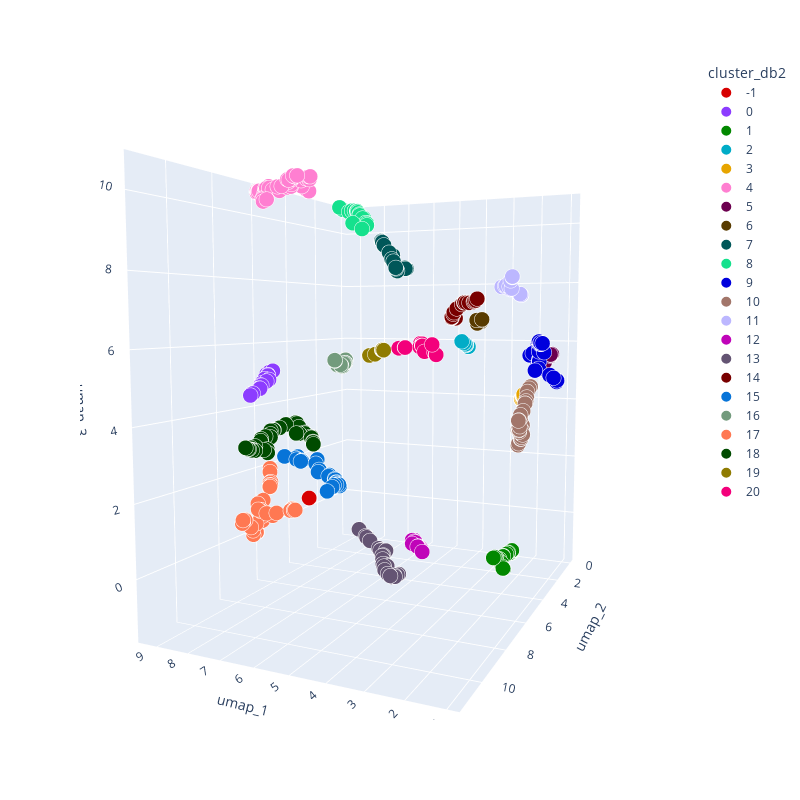

The notebook cell saved with this chart:
### Code cell
df_plot['umap_1'] = u[:,0]
df_plot['umap_2'] = u[:,1]
df_plot['umap_3'] = u[:,2]
df_plot['cluster_db2'] = labels
df_plot['cluster_db2'] = df_plot['cluster_db2'].astype('category')

n=df_plot['cluster_db2'].nunique()
cmap = cc.cm.glasbey_dark
chex = [matplotlib.colors.rgb2hex(cmap(i)) for i in range(n)]
c_order = {'cluster_db2':list(np.r_[-1, 0:labels.max()+1])}

fig = px.scatter_3d(df_plot, x='umap_1', y='umap_2', z='umap_3', size=np.repeat(1, df_plot.shape[0]), size_max=15,
                    hover_name='stn_name',color='cluster_db2',
                    color_discrete_sequence=chex,
                    category_orders=c_order,
                    opacity=1,
                    width=800, height=800)
fig.update_scenes(xaxis_showspikes=False)
fig.update_scenes(yaxis_showspikes=False)
fig.update_scenes(zaxis_showspikes=False)

fig.show()

### Figure 1 — Plotly figure (JSON) as saved in the notebook; plotly's stock layout.template omitted (floating-point values rounded to 4 significant figures)
{"data": [{"hovertemplate": "<b>%{hovertext}</b><br><br>cluster_db2=-1<br>umap_1=%{x}<br>umap_2=%{y}<br>umap_3=%{z}<br>size=%{marker.size}<extra></extra>", "hovertext": ["東澳"], "legendgroup": "-1", "marker": {"color": "#d70000", "opacity": 1, "size": [1], "sizemode": "area", "sizeref": 0.004444, "symbol": "circle"}, "mode": "markers", "name": "-1", "scene": "scene", "showlegend": true, "type": "scatter3d", "x": [7.302], "y": [6.6], "z": [1.355]}, {"hovertemplate": "<b>%{hovertext}</b><br><br>cluster_db2=0<br>umap_1=%{x}<br>umap_2=%{y}<br>umap_3=%{z}<br>size=%{marker.size}<extra></extra>", "hovertext": ["阿里山", "玉山", "雪霸", "雪山圈谷", "審馬陣", "南湖圈谷", "梨山", "桃山", "雪山東峰", "昆陽", "合歡山", "梅峰", "小奇萊", "向陽", "大禹嶺", "多加屯"], "legendgroup": "0", "marker": {"color": "#8c3cff", "opacity": 1, "size": [1, 1, 1, 1, 1, 1, 1, 1, 1, 1, 1, 1, 1, 1, 1, 1], "sizemode": "area", "sizeref": 0.004444, "symbol": "circle"}, "mode": "markers", "name": "0", "scene": "scene", "showlegend": true, "type": "scatter3d", "x": [6.035, 6.231, 5.967, 6.19, 6.08, 6.059, 6.033, 6.219, 5.984, 6.091, 6.07, 6.042, 6.09, 6.105, 5.941, 6.061], "y": [10.64, 11.2, 10.61, 11.16, 11.04, 11.04, 10.72, 11.15, 10.87, 10.96, 10.81, 10.71, 10.92, 10.67, 10.83, 10.97], "z": [5.484, 4.944, 5.511, 4.989, 5.109, 5.103, 5.399, 4.992, 5.269, 5.179, 5.324, 5.417, 5.225, 5.432, 5.307, 5.17]}, {"hovertemplate": "<b>%{hovertext}</b><br><br>cluster_db2=1<br>umap_1=%{x}<br>umap_2=%{y}<br>umap_3=%{z}<br>size=%{marker.size}<extra></extra>", "hovertext": ["新竹", "復興", "梅花", "關西", "峨眉", "打鐵坑", "橫山", "竹東", "香山", "寶山", "新竹市東區", "竹南", "南庄", "大湖", "明德", "馬都安", "頭份", "造橋", "苗栗", "銅鑼", "獅潭", "大河", "高鐵苗栗"], "legendgroup": "1", "marker": {"color": "#028800", "opacity": 1, "size": [1, 1, 1, 1, 1, 1, 1, 1, 1, 1, 1, 1, 1, 1, 1, 1, 1, 1, 1, 1, 1, 1, 1], "sizemode": "area", "sizeref": 0.004444, "symbol": "circle"}, "mode": "markers", "name": "1", "scene": "scene", "showlegend": true, "type": "scatter3d", "x": [2.336, 2.317, 2.335, 2.629, 2.611, 2.566, 2.515, 2.344, 2.431, 2.58, 2.337, 2.295, 2.487, 2.413, 2.359, 2.362, 2.335, 2.33, 2.343, 2.318, 2.419, 2.423, 2.274], "y": [1.731, 2.683, 2.701, 2.811, 2.753, 2.701, 2.663, 1.809, 2.377, 2.742, 1.729, 1.862, 2.614, 2.644, 2.266, 2.685, 1.777, 2.203, 1.749, 2.166, 2.417, 2.414, 1.885], "z": [-1.063, -1.329, -1.317, -0.9741, -0.9625, -0.9943, -1.065, -1.037, -1.0, -1.002, -1.062, -0.9663, -1.05, -1.156, -0.9655, -1.272, -1.046, -0.9397, -1.066, -0.9333, -1.007, -1.008, -0.9319]}, {"hovertemplate": "<b>%{hovertext}</b><br><br>cluster_db2=2<br>umap_1=%{x}<br>umap_2=%{y}<br>umap_3=%{z}<br>size=%{marker.size}<extra></extra>", "hovertext": ["中埔", "竹崎", "番路", "嘉義梅山", "王爺宮", "鹿寮"], "legendgroup": "2", "marker": {"color": "#00acc7", "opacity": 1, "size": [1, 1, 1, 1, 1, 1], "sizemode": "area", "sizeref": 0.004444, "symbol": "circle"}, "mode": "markers", "name": "2", "scene": "scene", "showlegend": true, "type": "scatter3d", "x": [2.236, 2.254, 2.242, 2.193, 2.331, 2.288], "y": [6.872, 6.89, 6.877, 6.818, 6.965, 6.923], "z": [6.082, 6.101, 6.088, 6.034, 6.179, 6.134]}, {"hovertemplate": "<b>%{hovertext}</b><br><br>cluster_db2=3<br>umap_1=%{x}<br>umap_2=%{y}<br>umap_3=%{z}<br>size=%{marker.size}<extra></extra>", "hovertext": ["臺中", "大坑", "大里", "潭子", "烏日", "西屯", "南屯", "社頭", "草屯", "南投"], "legendgroup": "3", "marker": {"color": "#e7a500", "opacity": 1, "size": [1, 1, 1, 1, 1, 1, 1, 1, 1, 1], "sizemode": "area", "sizeref": 0.004444, "symbol": "circle"}, "mode": "markers", "name": "3", "scene": "scene", "showlegend": true, "type": "scatter3d", "x": [2.477, 2.541, 2.466, 2.508, 2.422, 2.563, 2.439, 2.457, 2.448, 2.448], "y": [0.02163, -0.03442, 0.02992, -0.00402, 0.1019, -0.06067, 0.06091, 0.03765, 0.04794, 0.04824], "z": [4.042, 3.965, 4.052, 4.003, 4.139, 3.952, 4.083, 4.06, 4.069, 4.068]}, {"hovertemplate": "<b>%{hovertext}</b><br><br>cluster_db2=4<br>umap_1=%{x}<br>umap_2=%{y}<br>umap_3=%{z}<br>size=%{marker.size}<extra></extra>", "hovertext": ["臺南", "永康", "高雄", "三地門", "鹽埔", "屏東", "赤山", "潮州", "來義", "春日", "琉球嶼", "高樹", "長治", "九如", "萬丹", "崁頂", "林邊", "佳冬", "新埤", "新園", "麟洛", "南州", "里港", "東港", "竹田", "月眉", "美濃", "溪埔", "阿公店", "鳳山", "鳳森", "新興", "旗津", "阿蓮", "梓官", "永安", "茄萣", "湖內", "彌陀", "岡山", "楠梓", "仁武", "鼓山", "三民", "苓雅", "林園", "大寮", "旗山", "路竹", "橋頭", "大社", "萬山", "左營", "臺南市北區", "臺南市南區", "仁德", "關廟", "安平"], "legendgroup": "4", "marker": {"color": "#ff7fd1", "opacity": 1, "size": [1, 1, 1, 1, 1, 1, 1, 1, 1, 1, 1, 1, 1, 1, 1, 1, 1, 1, 1, 1, 1, 1, 1, 1, 1, 1, 1, 1, 1, 1, 1, 1, 1, 1, 1, 1, 1, 1, 1, 1, 1, 1, 1, 1, 1, 1, 1, 1, 1, 1, 1, 1, 1, 1, 1, 1, 1, 1], "sizemode": "area", "sizeref": 0.004444, "symbol": "circle"}, "mode": "markers", "name": "4", "scene": "scene", "showlegend": true, "type": "scatter3d", "x": [8.665, 8.619, 7.841, 6.435, 6.686, 6.536, 6.213, 6.746, 6.179, 6.548, 7.786, 6.518, 6.583, 6.755, 7.007, 6.918, 7.076, 7.017, 7.039, 6.687, 6.813, 7.007, 6.756, 7.028, 6.912, 6.21, 6.293, 6.657, 8.176, 7.591, 6.603, 7.936, 8.017, 6.657, 8.046, 8.081, 8.574, 8.487, 8.119, 7.895, 7.934, 7.886, 7.957, 7.91, 7.93, 7.72, 7.274, 6.457, 8.133, 7.899, 7.759, 6.805, 8.059, 8.638, 8.524, 8.535, 6.858, 8.579], "y": [7.155, 7.2, 8.071, 8.567, 8.591, 8.551, 8.333, 7.8, 8.323, 8.591, 7.368, 8.571, 8.536, 8.493, 8.135, 7.532, 7.419, 7.449, 7.419, 7.629, 8.229, 7.449, 8.541, 8.602, 8.587, 8.309, 8.343, 8.488, 7.488, 7.963, 7.661, 7.95, 7.652, 7.618, 7.472, 7.457, 7.228, 7.296, 7.447, 7.829, 7.797, 7.826, 7.546, 7.995, 7.965, 8.08, 8.113, 8.335, 7.494, 7.799, 7.885, 8.47, 7.627, 7.178, 7.282, 7.253, 8.198, 7.23], "z": [10.5, 10.52, 10.05, 10.58, 10.48, 10.57, 10.58, 10.43, 10.58, 10.59, 10.55, 10.57, 10.54, 10.45, 10.37, 10.53, 10.59, 10.58, 10.61, 10.35, 10.43, 10.57, 10.51, 10.33, 10.34, 10.51, 10.53, 10.51, 10.38, 10.37, 10.31, 10.16, 10.39, 10.32, 10.57, 10.54, 10.51, 10.49, 10.54, 10.41, 10.4, 10.45, 10.43, 10.12, 10.15, 10.1, 10.3, 10.49, 10.53, 10.46, 10.44, 10.48, 10.48, 10.46, 10.44, 10.5, 10.38, 10.49]}, {"hovertemplate": "<b>%{hovertext}</b><br><br>cluster_db2=5<br>umap_1=%{x}<br>umap_2=%{y}<br>umap_3=%{z}<br>size=%{marker.size}<extra></extra>", "hovertext": ["鹿港", "二林", "福興", "秀水", "埔鹽", "埔心", "埤頭", "芳苑"], "legendgroup": "5", "marker": {"color": "#6c004f", "opacity": 1, "size": [1, 1, 1, 1, 1, 1, 1, 1], "sizemode": "area", "sizeref": 0.004444, "symbol": "circle"}, "mode": "markers", "name": "5", "scene": "scene", "showlegend": true, "type": "scatter3d", "x": [1.612, 1.412, 1.763, 1.758, 1.422, 1.782, 1.376, 1.404], "y": [0.4963, 0.5155, 0.4094, 0.4121, 0.492, 0.3993, 0.4785, 0.5053], "z": [5.31, 5.569, 5.103, 5.107, 5.521, 5.07, 5.584, 5.552]}, {"hovertemplate": "<b>%{hovertext}</b><br><br>cluster_db2=6<br>umap_1=%{x}<br>umap_2=%{y}<br>umap_3=%{z}<br>size=%{marker.size}<extra></extra>", "hovertext": ["梧棲", "三重", "苑裡", "大安", "清水", "龍井", "大雅(中科園區)", "伸港", "線西"], "legendgroup": "6", "marker": {"color": "#583b00", "opacity": 1, "size": [1, 1, 1, 1, 1, 1, 1, 1, 1], "sizemode": "area", "sizeref": 0.004444, "symbol": "circle"}, "mode": "markers", "name": "6", "scene": "scene", "showlegend": true, "type": "scatter3d", "x": [4.081, 4.059, 3.989, 4.071, 3.945, 3.951, 3.972, 3.906, 3.959], "y": [0.3558, 0.1811, 0.2624, 0.3244, 0.283, 0.2767, 0.2435, 0.3027, 0.2515], "z": [6.717, 6.637, 6.669, 6.606, 6.731, 6.739, 6.651, 6.746, 6.726]}, {"hovertemplate": "<b>%{hovertext}</b><br><br>cluster_db2=7<br>umap_1=%{x}<br>umap_2=%{y}<br>umap_3=%{z}<br>size=%{marker.size}<extra></extra>", "hovertext": ["日月潭", "中坑", "神木村", "廬山", "鳳凰", "仁愛", "萬大林道", "草嶺", "奮起湖", "里佳", "達邦", "尾寮山", "阿禮", "瑪家", "舊泰武", "復興"], "legendgroup": "7", "marker": {"color": "#005759", "opacity": 1, "size": [1, 1, 1, 1, 1, 1, 1, 1, 1, 1, 1, 1, 1, 1, 1, 1], "sizemode": "area", "sizeref": 0.004444, "symbol": "circle"}, "mode": "markers", "name": "7", "scene": "scene", "showlegend": true, "type": "scatter3d", "x": [3.853, 3.767, 3.646, 3.516, 3.815, 3.546, 3.533, 3.82, 3.662, 3.657, 3.924, 4.133, 4.071, 4.117, 4.15, 4.079], "y": [8.1, 8.247, 8.276, 7.985, 8.231, 8.009, 8.009, 8.234, 8.339, 8.321, 8.169, 8.161, 8.176, 8.169, 8.161, 8.177], "z": [8.432, 8.263, 8.013, 8.085, 8.319, 8.107, 8.084, 8.324, 8.095, 8.073, 8.502, 8.796, 8.696, 8.776, 8.812, 8.692]}, {"hovertemplate": "<b>%{hovertext}</b><br><br>cluster_db2=8<br>umap_1=%{x}<br>umap_2=%{y}<br>umap_3=%{z}<br>size=%{marker.size}<extra></extra>", "hovertext": ["馬頭山", "茶山", "表湖", "曾文", "北寮", "大內", "善化", "玉井", "崎頂", "虎頭埤", "新市", "媽廟", "甲仙", "內門", "古亭坑", "六龜", "小林", "山上", "左鎮", "關子嶺"], "legendgroup": "8", "marker": {"color": "#15e18d", "opacity": 1, "size": [1, 1, 1, 1, 1, 1, 1, 1, 1, 1, 1, 1, 1, 1, 1, 1, 1, 1, 1, 1], "sizemode": "area", "sizeref": 0.004444, "symbol": "circle"}, "mode": "markers", "name": "8", "scene": "scene", "showlegend": true, "type": "scatter3d", "x": [4.635, 4.589, 4.684, 4.785, 5.036, 5.681, 5.645, 5.011, 5.24, 5.355, 5.685, 5.709, 4.756, 4.888, 4.976, 4.852, 4.931, 5.64, 5.128, 4.603], "y": [8.099, 8.13, 8.219, 7.927, 7.816, 7.488, 7.471, 7.84, 7.716, 7.662, 7.49, 7.541, 8.04, 7.955, 7.875, 8.022, 8.276, 7.495, 7.763, 8.098], "z": [9.306, 9.238, 9.137, 9.46, 9.661, 9.797, 9.775, 9.656, 9.697, 9.678, 9.796, 9.833, 9.433, 9.554, 9.621, 9.518, 9.293, 9.776, 9.683, 9.282]}, {"hovertemplate": "<b>%{hovertext}</b><br><br>cluster_db2=9<br>umap_1=%{x}<br>umap_2=%{y}<br>umap_3=%{z}<br>size=%{marker.size}<extra></extra>", "hovertext": ["員林", "溪湖", "溪州", "大城", "竹塘", "田尾", "北斗", "崙背", "四湖", "土庫", "北港", "西螺", "褒忠", "二崙", "大埤", "斗南", "莿桐", "元長", "水林", "雲林東勢", "臺西", "蔦松", "高鐵雲林", "溪口", "六腳"], "legendgroup": "9", "marker": {"color": "#0000dd", "opacity": 1, "size": [1, 1, 1, 1, 1, 1, 1, 1, 1, 1, 1, 1, 1, 1, 1, 1, 1, 1, 1, 1, 1, 1, 1, 1, 1], "sizemode": "area", "sizeref": 0.004444, "symbol": "circle"}, "mode": "markers", "name": "9", "scene": "scene", "showlegend": true, "type": "scatter3d", "x": [0.9872, 1.076, 1.567, 1.4, 1.556, 0.9672, 0.9746, 1.574, 1.414, 1.575, 1.507, 1.554, 1.779, 1.751, 1.656, 1.629, 1.653, 1.533, 1.478, 1.557, 1.876, 1.487, 1.203, 1.589, 1.477], "y": [1.425, 1.486, 1.453, 1.491, 1.484, 1.42, 1.424, 1.48, 1.678, 1.472, 1.605, 1.543, 1.49, 1.41, 1.34, 1.397, 1.643, 1.526, 1.607, 1.551, 1.476, 1.58, 1.499, 1.434, 1.669], "z": [4.723, 4.857, 5.45, 5.68, 5.379, 4.771, 4.769, 5.387, 5.981, 5.705, 5.981, 5.147, 5.645, 5.517, 5.864, 5.818, 5.091, 5.936, 5.965, 6.033, 5.574, 5.948, 4.945, 5.874, 5.999]}, {"hovertemplate": "<b>%{hovertext}</b><br><br>cluster_db2=10<br>umap_1=%{x}<br>umap_2=%{y}<br>umap_3=%{z}<br>size=%{marker.size}<extra></extra>", "hovertext": ["後龍", "通霄", "卓蘭", "西湖", "大肚", "石岡", "東勢", "大甲", "中竹林", "神岡", "后里", "豐原", "外埔", "新社", "芬園", "高鐵彰化", "二水", "埔里", "中寮", "信義", "竹山", "水里", "魚池", "集集", "名間", "國姓", "虎尾", "斗六", "林內", "古坑", "棋山"], "legendgroup": "10", "marker": {"color": "#a2766a", "opacity": 1, "size": [1, 1, 1, 1, 1, 1, 1, 1, 1, 1, 1, 1, 1, 1, 1, 1, 1, 1, 1, 1, 1, 1, 1, 1, 1, 1, 1, 1, 1, 1, 1], "sizemode": "area", "sizeref": 0.004444, "symbol": "circle"}, "mode": "markers", "name": "10", "scene": "scene", "showlegend": true, "type": "scatter3d", "x": [2.156, 2.029, 2.012, 2.127, 1.989, 2.043, 1.998, 2.008, 1.974, 1.988, 1.992, 2.016, 1.938, 2.014, 1.996, 2.008, 1.813, 1.924, 1.915, 1.94, 1.809, 1.971, 1.946, 1.866, 1.939, 1.928, 1.773, 1.736, 1.817, 1.831, 1.831], "y": [1.747, 1.881, 2.157, 1.785, 1.943, 2.176, 2.191, 1.913, 2.244, 1.933, 1.938, 1.859, 1.989, 2.186, 1.812, 1.771, 1.973, 2.359, 2.359, 2.497, 2.136, 2.125, 2.516, 2.254, 1.976, 2.316, 1.909, 1.857, 2.01, 2.155, 2.156], "z": [2.609, 2.842, 3.116, 2.676, 2.915, 3.178, 3.196, 2.858, 3.305, 2.934, 3.016, 3.154, 3.006, 3.172, 3.294, 3.299, 4.416, 3.692, 3.604, 3.539, 4.121, 3.59, 3.527, 3.812, 3.802, 3.66, 4.517, 4.581, 4.236, 4.051, 4.045]}, {"hovertemplate": "<b>%{hovertext}</b><br><br>cluster_db2=11<br>umap_1=%{x}<br>umap_2=%{y}<br>umap_3=%{z}<br>size=%{marker.size}<extra></extra>", "hovertext": ["嘉義", "朴子", "大林", "太保", "水上", "嘉義市東區", "民雄", "鹿草", "新港", "安南", "東河", "麻豆", "官田", "西港", "安定", "白河", "新營", "後壁"], "legendgroup": "11", "marker": {"color": "#bcb7ff", "opacity": 1, "size": [1, 1, 1, 1, 1, 1, 1, 1, 1, 1, 1, 1, 1, 1, 1, 1, 1, 1], "sizemode": "area", "sizeref": 0.004444, "symbol": "circle"}, "mode": "markers", "name": "11", "scene": "scene", "showlegend": true, "type": "scatter3d", "x": [1.841, 2.195, 1.618, 1.648, 2.004, 1.907, 1.666, 1.883, 1.628, 1.687, 2.062, 1.697, 1.786, 1.689, 1.685, 2.017, 1.911, 2.066], "y": [3.896, 3.73, 3.607, 3.634, 3.819, 3.802, 3.64, 3.817, 3.614, 4.379, 3.83, 4.342, 4.208, 4.363, 4.376, 3.879, 3.893, 3.833], "z": [7.679, 7.738, 7.49, 7.516, 7.713, 7.656, 7.521, 7.665, 7.496, 8.009, 7.752, 7.989, 7.9, 8.001, 8.007, 7.772, 7.733, 7.758]}, {"hovertemplate": "<b>%{hovertext}</b><br><br>cluster_db2=12<br>umap_1=%{x}<br>umap_2=%{y}<br>umap_3=%{z}<br>size=%{marker.size}<extra></extra>", "hovertext": ["鶯歌", "林口", "大園", "觀音", "蘆竹", "大溪", "平鎮", "楊梅", "龍潭", "龜山", "中壢"], "legendgroup": "12", "marker": {"color": "#c004b9", "opacity": 1, "size": [1, 1, 1, 1, 1, 1, 1, 1, 1, 1, 1], "sizemode": "area", "sizeref": 0.004444, "symbol": "circle"}, "mode": "markers", "name": "12", "scene": "scene", "showlegend": true, "type": "scatter3d", "x": [3.459, 3.297, 3.173, 3.303, 3.278, 3.416, 3.445, 3.263, 3.492, 3.394, 3.24], "y": [7.664, 7.684, 7.654, 7.64, 7.654, 7.61, 7.567, 7.637, 7.589, 7.607, 7.623], "z": [0.6793, 0.6219, 0.4847, 0.6211, 0.594, 0.7323, 0.7548, 0.5844, 0.754, 0.7118, 0.5829]}, {"hovertemplate": "<b>%{hovertext}</b><br><br>cluster_db2=13<br>umap_1=%{x}<br>umap_2=%{y}<br>umap_3=%{z}<br>size=%{marker.size}<extra></extra>", "hovertext": ["板橋", "淡水", "臺北", "山佳", "社子", "天母", "士林", "內湖", "三峽", "信義", "文山", "新莊", "八里", "蘆洲", "土城", "中和", "永和", "平等", "松山", "深坑", "五股", "屈尺", "石牌", "桃園", "八德", "大溪永福"], "legendgroup": "13", "marker": {"color": "#645473", "opacity": 1, "size": [1, 1, 1, 1, 1, 1, 1, 1, 1, 1, 1, 1, 1, 1, 1, 1, 1, 1, 1, 1, 1, 1, 1, 1, 1, 1], "sizemode": "area", "sizeref": 0.004444, "symbol": "circle"}, "mode": "markers", "name": "13", "scene": "scene", "showlegend": true, "type": "scatter3d", "x": [4.055, 3.601, 3.942, 4.3, 3.666, 3.648, 3.712, 3.939, 4.305, 4.185, 4.736, 4.002, 3.571, 3.755, 4.375, 4.132, 4.0, 5.129, 3.814, 4.918, 4.897, 4.884, 3.75, 4.166, 4.141, 4.888], "y": [8.283, 8.35, 8.415, 7.895, 8.392, 8.408, 8.433, 8.258, 7.91, 8.048, 7.673, 8.252, 8.327, 8.469, 7.86, 8.138, 8.341, 7.568, 8.495, 7.571, 7.525, 7.582, 8.479, 8.026, 7.898, 7.534], "z": [0.2161, -0.006664, 0.09834, 0.4622, -0.01825, -0.04428, -0.05362, 0.1628, 0.4536, 0.3536, 0.6124, 0.2019, 0.01025, -0.01275, 0.4906, 0.2911, 0.1708, 0.8671, 0.03772, 0.6983, 0.6658, 0.6682, -0.01609, 0.3658, 0.4643, 0.6634]}, {"hovertemplate": "<b>%{hovertext}</b><br><br>cluster_db2=14<br>umap_1=%{x}<br>umap_2=%{y}<br>umap_3=%{z}<br>size=%{marker.size}<extra></extra>", "hovertext": ["金門", "東吉島", "澎湖", "馬祖", "宜梧", "東後寮", "東石", "布袋", "東莒", "西嶼", "花嶼", "金沙", "金寧", "烏坵", "東引", "下營", "佳里", "學甲", "鹽水", "將軍", "北門", "七股"], "legendgroup": "14", "marker": {"color": "#790000", "opacity": 1, "size": [1, 1, 1, 1, 1, 1, 1, 1, 1, 1, 1, 1, 1, 1, 1, 1, 1, 1, 1, 1, 1, 1], "sizemode": "area", "sizeref": 0.004444, "symbol": "circle"}, "mode": "markers", "name": "14", "scene": "scene", "showlegend": true, "type": "scatter3d", "x": [4.336, 4.127, 3.81, 4.324, 3.714, 3.217, 3.803, 3.735, 4.306, 4.164, 4.003, 4.339, 4.329, 4.272, 4.323, 3.287, 3.373, 3.646, 3.338, 3.651, 3.656, 3.536], "y": [1.872, 2.609, 2.72, 2.265, 2.749, 2.966, 2.698, 2.741, 2.32, 2.553, 2.676, 1.875, 1.872, 2.394, 2.273, 2.904, 2.85, 2.723, 2.877, 2.732, 2.748, 2.807], "z": [6.786, 6.978, 7.237, 6.796, 7.295, 7.406, 7.258, 7.293, 6.81, 6.929, 7.101, 6.783, 6.789, 6.835, 6.797, 7.351, 7.311, 7.296, 7.34, 7.29, 7.285, 7.283]}, {"hovertemplate": "<b>%{hovertext}</b><br><br>cluster_db2=15<br>umap_1=%{x}<br>umap_2=%{y}<br>umap_3=%{z}<br>size=%{marker.size}<extra></extra>", "hovertext": ["基隆", "蘇澳", "宜蘭", "汐止", "七堵", "天祥", "鯉魚潭", "西林", "光復", "和中", "水璉", "豐濱", "靜浦", "礁溪", "南澳", "五結", "頭城", "三星", "內城", "冬山", "羅東", "大福", "員山", "舞鶴", "富源"], "legendgroup": "15", "marker": {"color": "#0774d8", "opacity": 1, "size": [1, 1, 1, 1, 1, 1, 1, 1, 1, 1, 1, 1, 1, 1, 1, 1, 1, 1, 1, 1, 1, 1, 1, 1, 1], "sizemode": "area", "sizeref": 0.004444, "symbol": "circle"}, "mode": "markers", "name": "15", "scene": "scene", "showlegend": true, "type": "scatter3d", "x": [6.754, 6.514, 6.698, 6.65, 6.637, 8.409, 8.056, 8.1, 7.888, 7.452, 8.058, 7.278, 7.273, 7.445, 6.899, 6.569, 6.912, 6.673, 6.574, 6.497, 6.618, 6.605, 6.605, 7.882, 7.91], "y": [6.464, 6.162, 6.076, 6.337, 6.257, 6.199, 6.064, 6.047, 6.023, 5.824, 5.981, 6.08, 6.024, 5.927, 6.048, 6.166, 6.083, 6.093, 6.211, 6.141, 6.144, 6.168, 6.146, 6.038, 6.055], "z": [1.585, 1.751, 1.896, 1.701, 1.741, 2.489, 2.397, 2.429, 2.372, 2.401, 2.475, 2.065, 2.127, 2.29, 1.993, 1.762, 1.966, 1.88, 1.752, 1.709, 1.81, 1.793, 1.813, 2.355, 2.345]}, {"hovertemplate": "<b>%{hovertext}</b><br><br>cluster_db2=16<br>umap_1=%{x}<br>umap_2=%{y}<br>umap_3=%{z}<br>size=%{marker.size}<extra></extra>", "hovertext": ["花蓮", "大武", "恆春", "成功", "臺東", "牡丹", "貓鼻頭", "墾雷", "墾丁", "東河", "南田", "金峰嘉蘭", "延平", "石寧山", "山豬窟", "檳榔四格山", "瑞和", "土坂", "富里", "吉安光華", "卓溪", "新城", "富世"], "legendgroup": "16", "marker": {"color": "#739b7d", "opacity": 1, "size": [1, 1, 1, 1, 1, 1, 1, 1, 1, 1, 1, 1, 1, 1, 1, 1, 1, 1, 1, 1, 1, 1, 1], "sizemode": "area", "sizeref": 0.004444, "symbol": "circle"}, "mode": "markers", "name": "16", "scene": "scene", "showlegend": true, "type": "scatter3d", "x": [7.582, 7.598, 7.641, 7.58, 7.522, 7.944, 7.639, 7.641, 7.865, 7.58, 7.586, 8.165, 8.334, 7.872, 7.949, 8.278, 8.233, 8.042, 8.255, 7.744, 8.279, 7.857, 7.828], "y": [3.892, 3.964, 4.267, 3.944, 3.878, 2.935, 4.285, 4.281, 3.164, 3.951, 3.942, 2.824, 2.771, 3.1, 2.915, 2.807, 2.848, 2.872, 2.823, 3.556, 2.891, 3.278, 3.355], "z": [5.237, 5.255, 5.403, 5.239, 5.292, 5.363, 5.422, 5.414, 5.271, 5.219, 5.236, 5.267, 5.206, 5.27, 5.37, 5.206, 5.215, 5.342, 5.21, 5.179, 5.169, 5.213, 5.196]}, {"hovertemplate": "<b>%{hovertext}</b><br><br>cluster_db2=17<br>umap_1=%{x}<br>umap_2=%{y}<br>umap_3=%{z}<br>size=%{marker.size}<extra></extra>", "hovertext": ["鞍部", "竹子湖", "坪林", "四堵", "泰平", "福山", "桶後", "石碇", "火燒寮", "瑞芳", "大坪", "五指山", "福隆", "雙溪", "富貴角", "三和", "金山", "大屯山", "三芝", "五分山", "福山植物園", "月眉山", "水源", "大坑", "鳳林山", "加路蘭山", "雙連埤", "玉蘭", "龜山島", "大礁溪", "鶯子嶺", "坪林石牌", "土場", "西德山", "西帽山", "樟樹山", "桃源谷", "和平林道", "蕃薯寮"], "legendgroup": "17", "marker": {"color": "#ff7852", "opacity": 1, "size": [1, 1, 1, 1, 1, 1, 1, 1, 1, 1, 1, 1, 1, 1, 1, 1, 1, 1, 1, 1, 1, 1, 1, 1, 1, 1, 1, 1, 1, 1, 1, 1, 1, 1, 1, 1, 1, 1, 1], "sizemode": "area", "sizeref": 0.004444, "symbol": "circle"}, "mode": "markers", "name": "17", "scene": "scene", "showlegend": true, "type": "scatter3d", "x": [8.82, 8.774, 8.901, 8.821, 8.3, 8.896, 8.823, 8.829, 8.656, 7.712, 8.138, 8.968, 7.691, 7.743, 7.622, 7.733, 7.629, 8.988, 7.587, 8.925, 8.661, 8.554, 8.614, 8.627, 8.605, 8.778, 8.663, 8.661, 8.598, 8.716, 8.971, 8.7, 8.755, 8.654, 8.427, 8.571, 8.929, 8.724, 8.583], "y": [7.485, 7.266, 7.262, 7.179, 7.087, 7.252, 7.172, 7.185, 7.117, 6.897, 7.125, 7.683, 6.903, 6.877, 6.963, 6.976, 6.96, 7.692, 6.95, 7.627, 7.173, 6.781, 6.691, 6.717, 6.692, 7.159, 7.172, 7.106, 6.763, 6.963, 7.675, 7.264, 6.495, 7.221, 7.229, 6.805, 7.61, 6.553, 6.807], "z": [0.495, 0.5653, 0.3303, 0.2718, 0.8154, 0.1985, 0.2596, 0.2658, 0.631, 1.051, 0.926, 0.7428, 1.031, 1.045, 1.017, 1.007, 1.018, 0.6401, 1.034, 0.7311, 0.979, 1.665, 1.758, 1.725, 1.756, 1.156, 0.9182, 0.773, 1.678, 1.23, 0.702, 1.005, 2.136, 0.9596, 0.905, 1.628, 0.7472, 2.036, 1.615]}, {"hovertemplate": "<b>%{hovertext}</b><br><br>cluster_db2=18<br>umap_1=%{x}<br>umap_2=%{y}<br>umap_3=%{z}<br>size=%{marker.size}<extra></extra>", "hovertext": ["大漢山", "下馬", "太麻里", "知本", "鹿野", "池上", "紅石", "大溪山", "金崙", "長濱", "關山", "七塊厝", "勝林山", "歷坵", "金崙山", "太平山", "南山", "翠峰湖", "鴛鴦湖", "白嶺", "明里", "佳心", "玉里", "東華", "鳳林", "萬榮", "瑞穗", "瑞穗林道", "德武", "赤柯山", "東里", "清水斷崖", "清水林道", "安通山"], "legendgroup": "18", "marker": {"color": "#004b00", "opacity": 1, "size": [1, 1, 1, 1, 1, 1, 1, 1, 1, 1, 1, 1, 1, 1, 1, 1, 1, 1, 1, 1, 1, 1, 1, 1, 1, 1, 1, 1, 1, 1, 1, 1, 1, 1], "sizemode": "area", "sizeref": 0.004444, "symbol": "circle"}, "mode": "markers", "name": "18", "scene": "scene", "showlegend": true, "type": "scatter3d", "x": [9.329, 9.029, 7.786, 7.795, 7.902, 7.954, 9.26, 7.757, 8.117, 8.361, 8.131, 9.078, 9.235, 9.157, 9.221, 9.359, 9.244, 9.318, 9.304, 9.268, 7.921, 8.937, 8.356, 8.28, 8.508, 8.743, 8.877, 9.203, 9.005, 9.043, 9.013, 8.469, 8.978, 9.052], "y": [6.686, 6.027, 5.491, 5.475, 5.399, 5.381, 6.733, 5.526, 5.431, 5.391, 5.415, 5.937, 6.252, 6.118, 6.296, 6.925, 6.569, 6.861, 6.825, 6.728, 5.343, 6.344, 5.568, 5.523, 5.335, 5.563, 5.723, 6.644, 5.868, 6.393, 5.877, 5.333, 6.296, 5.986], "z": [2.773, 3.033, 2.87, 2.891, 3.003, 3.024, 2.706, 2.82, 3.127, 3.321, 3.153, 3.223, 2.99, 3.06, 2.94, 2.803, 2.806, 2.761, 2.751, 2.724, 3.017, 2.588, 3.136, 3.127, 3.444, 3.399, 3.304, 2.684, 3.244, 2.679, 3.236, 3.42, 2.689, 3.124]}, {"hovertemplate": "<b>%{hovertext}</b><br><br>cluster_db2=19<br>umap_1=%{x}<br>umap_2=%{y}<br>umap_3=%{z}<br>size=%{marker.size}<extra></extra>", "hovertext": ["車城", "枋寮", "楓港", "佳樂水", "枋山", "香蘭", "加津林", "都歷"], "legendgroup": "19", "marker": {"color": "#8f7b01", "opacity": 1, "size": [1, 1, 1, 1, 1, 1, 1, 1], "sizemode": "area", "sizeref": 0.004444, "symbol": "circle"}, "mode": "markers", "name": "19", "scene": "scene", "showlegend": true, "type": "scatter3d", "x": [6.594, 6.636, 6.622, 6.586, 6.615, 6.858, 6.64, 7.044], "y": [2.738, 2.764, 2.759, 2.749, 2.756, 2.854, 2.766, 2.902], "z": [5.711, 5.733, 5.732, 5.711, 5.728, 5.572, 5.716, 5.53]}, {"hovertemplate": "<b>%{hovertext}</b><br><br>cluster_db2=20<br>umap_1=%{x}<br>umap_2=%{y}<br>umap_3=%{z}<br>size=%{marker.size}<extra></extra>", "hovertext": ["彭佳嶼", "新屋", "蘭嶼", "鼻頭角", "三貂角", "白沙灣", "基隆嶼", "新豐", "湖口", "旭海", "綠島", "蘭嶼高中", "蘭嶼燈塔", "和平"], "legendgroup": "20", "marker": {"color": "#f3007b", "opacity": 1, "size": [1, 1, 1, 1, 1, 1, 1, 1, 1, 1, 1, 1, 1, 1], "sizemode": "area", "sizeref": 0.004444, "symbol": "circle"}, "mode": "markers", "name": "20", "scene": "scene", "showlegend": true, "type": "scatter3d", "x": [4.969, 4.907, 5.226, 5.342, 5.392, 5.357, 5.37, 4.86, 4.846, 5.903, 5.417, 6.087, 5.889, 5.454], "y": [2.385, 2.329, 2.432, 2.334, 2.268, 2.336, 2.274, 2.321, 2.322, 2.527, 2.366, 2.606, 2.529, 2.213], "z": [5.913, 5.647, 5.674, 5.863, 5.916, 5.872, 5.929, 5.579, 5.571, 5.805, 5.824, 5.779, 5.804, 5.944]}], "layout": {"height": 800, "legend": {"itemsizing": "constant", "title": {"text": "cluster_db2"}, "tracegroupgap": 0}, "margin": {"t": 60}, "scene": {"aspectmode": "auto", "aspectratio": {"x": 0.8061, "y": 1.082, "z": 1.147}, "camera": {"center": {"x": 0, "y": 0, "z": 0}, "eye": {"x": -0.8946, "y": 1.962, "z": 0.1983}, "projection": {"type": "perspective"}, "up": {"x": 0, "y": 0, "z": 1}}, "domain": {"x": [0, 1], "y": [0, 1]}, "xaxis": {"showspikes": false, "title": {"text": "umap_1"}, "type": "linear"}, "yaxis": {"showspikes": false, "title": {"text": "umap_2"}, "type": "linear"}, "zaxis": {"showspikes": false, "title": {"text": "umap_3"}, "type": "linear"}}, "width": 800}}
